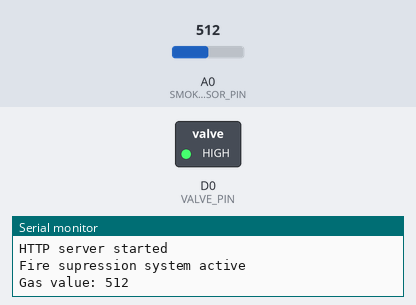
Simulated run of this sketch. Board: ESP8266 (NodeMCU). Parts: switched loads named in the sketch (green lamp = pin HIGH), the last lines printed to the serial monitor. The test bench sets the inputs (shaded band); at power-on: A0 (SMOKE_SENSOR_PIN) = 512. WiFi joins after 1.5 s; servers stay silent unless stated.

Above: at 6.5 s.
At 12.0 s:
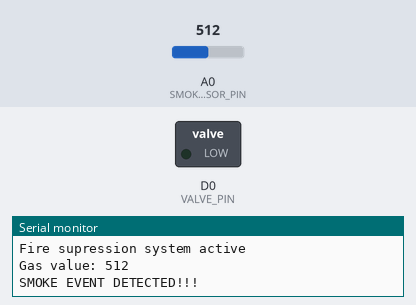
Timing chart, 0 to 15.8 s (numbered marks = the images above):
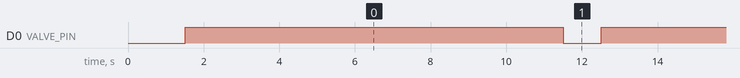

Measured:
- by itself, D0 (VALVE_PIN): alternates HIGH for 10.0 s and LOW for 1.0 s

The sketch:

fire_supression_controller.ino
```cpp
/*
 * Fire supression controller
 * This is a simple controller for the fire supression system for the onboard 3D printer.  Using an MQ-2 sensor,
 * the device detects when a fire event occurs and triggers a valve releasing CO2 into the chamber and extinguishing
 * the fire.
 *
 * Button code pulled from here: https://tttapa.github.io/ESP8266/Chap10%20-%20Simple%20Web%20Server.html
 *
 */
#include <ArduinoOTA.h>
#include <ESP8266WiFi.h>
#include <WiFiClient.h>
#include <ESP8266WiFiMulti.h>
#include <ESP8266mDNS.h>
#include <ESP8266WebServer.h>

#define VALVE_PIN D0
#define SMOKE_SENSOR_PIN A0
#define SMOKE_THRESHOLD 500  // TODO(MC) tune this value appropriately
#define VALVE_ONTIME 10000

// function prototypes
void trigger_co2(int ms);
bool check_smoke(int smoke_val);
int get_smoke();
void handle_root();
void connect_to_wifi();
void setup_server();
void handle_gas_button();
void configureOTA();

// globals
const char* ssid1 = "test_SSID";
const char* password1 = "izbananas";

const char* ssid2 = "NATural20";
const char* password2 = "Foxland5!";

String home_html = R"=====(
  <!DOCTYPE html>
  <html>
  <body>
    <h2> Smoke sensor value %val% </h2>
    <form action="/GAS" method="POST"><input type="submit" value="Toggle Gas"></form>
  </body>
  </html>

)=====";

ESP8266WiFiMulti wifiMulti;
ESP8266WebServer server(80);
int cur_smoke = 0;


void setup() {
  Serial.begin(115200);
  pinMode(VALVE_PIN, OUTPUT);
  digitalWrite(VALVE_PIN, LOW);
  connect_to_wifi();
  setup_server();
  configureOTA();

  Serial.println("Fire supression system active");
}

void loop() {
  cur_smoke = get_smoke();
  Serial.print("Gas value: ");
  Serial.println(cur_smoke);
  if(check_smoke(cur_smoke)) {
    trigger_co2(VALVE_ONTIME);
    Serial.println("SMOKE EVENT DETECTED!!!");
  }
  server.handleClient();
  ArduinoOTA.handle();
  delay(1000);
}

void setup_server() {
  server.on("/", HTTP_GET, handle_root);     // Call the 'handleRoot' function when a client requests URI "/"
  server.on("/GAS", HTTP_POST, handle_gas_button);  // Call the 'handleLED' function when a POST request is made to URI "/LED"

  server.begin();                           // Actually start the server
  Serial.println("HTTP server started");
}

void configureOTA() {

  ArduinoOTA.onStart([]() {
    Serial.println("Start");
  });
  ArduinoOTA.onEnd([]() {
    Serial.println("\nEnd");
  });
  ArduinoOTA.onProgress([](unsigned int progress, unsigned int total) {
    Serial.printf("Progress: %u%%\r", (progress / (total / 100)));
  });
  ArduinoOTA.onError([](ota_error_t error) {
    Serial.printf("Error[%u]: ", error);
    if (error == OTA_AUTH_ERROR) Serial.println("Auth Failed");
    else if (error == OTA_BEGIN_ERROR) Serial.println("Begin Failed");
    else if (error == OTA_CONNECT_ERROR) Serial.println("Connect Failed");
    else if (error == OTA_RECEIVE_ERROR) Serial.println("Receive Failed");
    else if (error == OTA_END_ERROR) Serial.println("End Failed");
  });
  ArduinoOTA.begin();
}

void connect_to_wifi() {
  wifiMulti.addAP(ssid1, password1);
  wifiMulti.addAP(ssid2, password2);
  Serial.println("Connecting ...");
  int i = 0;
  while (wifiMulti.run() != WL_CONNECTED) { // Wait for the Wi-Fi to connect: scan for Wi-Fi networks, and connect to the strongest of the networks above
    delay(250);
    Serial.print('.');
  }
  Serial.println('\n');
  Serial.print("Connected to ");
  Serial.println(WiFi.SSID());
  Serial.print("IP address:\t");
  Serial.println(WiFi.localIP());

  if (MDNS.begin("fire_supression")) {
    Serial.println("mDNS responder started");
  } else {
    Serial.println("Error setting up MDNS responder!");
  }
}

void handle_gas_button() {
  trigger_co2(1000);
  server.sendHeader("Location","/");        // Add a header to respond with a new location for the browser to go to the home page again
  server.send(303);
}

void handle_root() {                         // When URI / is requested, send a web page with a button to toggle the LED
  String tmp_page = home_html;
  tmp_page.replace("%val%", String(cur_smoke));
  server.send(200, "text/html", tmp_page);
}

int get_smoke() {
  // todo(MC) might want to add some smoothing here depending on noise
  return analogRead(SMOKE_SENSOR_PIN);
}

bool check_smoke(int smoke_val) {
  // todo(MC) might want to add sample hysterisis
  return smoke_val > SMOKE_THRESHOLD;
}

void trigger_co2(int ms) {
  digitalWrite(VALVE_PIN, HIGH);
  delay(ms);
  digitalWrite(VALVE_PIN, LOW);
}
```
